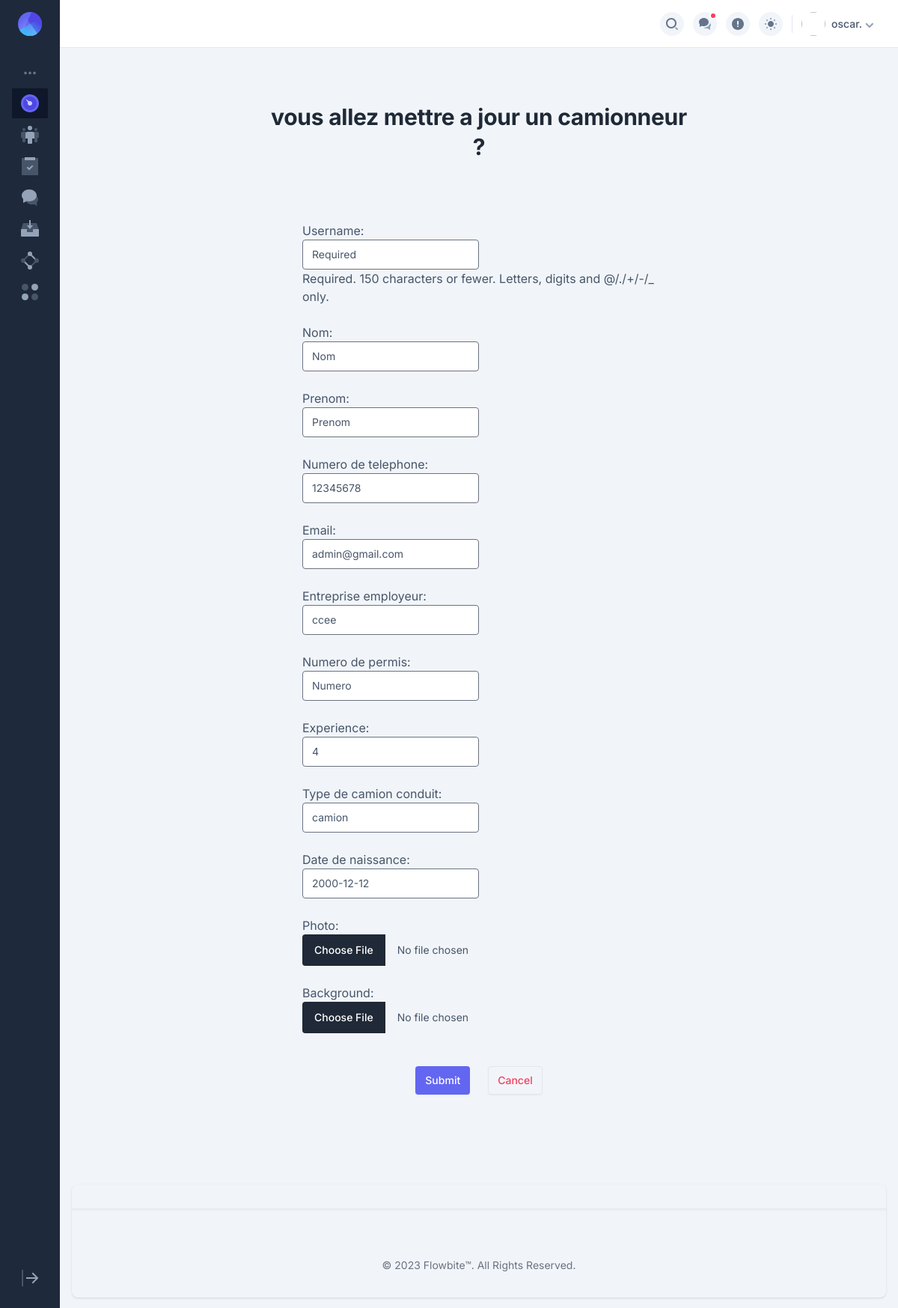
/camionneur/update_camionneur/5/ (signed in), run on the app's committed database.
### main_apps/client/models.py (models this page shows, shortened)
class Client(AbstractUser):
    orders = models.ManyToManyField('gestion.Order', through='ClientOrder', related_name='clients')
    photo = models.ImageField(upload_to='profile_pics/', blank=True)
    adresse = models.CharField(max_length=30)
    numero_telephone = models.CharField(max_length=15)
    bio = models.TextField(blank=True)
    date_of_birth = models.DateField(null=True, blank=True)
    phone_number = models.CharField(max_length=15, blank=True)
    location = models.CharField(max_length=100, blank=True)
    cover_picture = models.ImageField(upload_to='cover_picture/', blank=True)
    groups = models.ManyToManyField(
        'auth.Group',
        related_name='client_set',  # Add a unique related_name
        blank=True,
        help_text='The groups this user belongs to. A user will get all permissions granted to each of their groups.',
        verbose_name='groups',
    )
    user_permissions = models.ManyToManyField(
        'auth.Permission',
        related_name='client_set',  # Add a unique related_name
        blank=True,
        help_text='Specific permissions for this user.',
        verbose_name='user permissions',
    )
    USERNAME_FIELD = 'username'
    REQUIRED_FIELDS = ['email', 'numero_telephone']

### main_apps/comionneur/models.py (models this page shows, shortened)
class Camionneur(AbstractUser):
    STATUS_CHOICES = [
        ('actif', 'Actif'),
        ('inactif', 'Inactif'),
    ]
    id = models.AutoField(primary_key=True)
    nom = models.CharField(max_length=100)
    prenom = models.CharField(max_length=100)
    photo = models.ImageField(upload_to='media/', blank=True, null=True)
    background = models.ImageField(upload_to='background/', blank=True, null=True)
    date_de_naissance = models.DateField()
    adresse = models.CharField(max_length=255)
    numero_de_telephone = models.CharField(max_length=20)
    email = models.EmailField(unique=True)
    numero_de_permis = models.CharField(max_length=50)
    experience = models.IntegerField()  # en années
    entreprise_employeur = models.CharField(max_length=100)
    type_de_camion_conduit = models.CharField(max_length=100)
    disponibilite = models.BooleanField(default=True)
    statut_d_emploi = models.CharField(max_length=10, choices=STATUS_CHOICES, default='actif')
    groups = models.ManyToManyField(
        'auth.Group',
        related_name='camionneur_set',  # Add a unique related_name
        blank=True,
        help_text='The groups this user belongs to. A user will get all permissions granted to each of their groups.',
        verbose_name='groups',
    )
    user_permissions = models.ManyToManyField(
        'auth.Permission',
        related_name='camionneur_set',  # Add a unique related_name
        blank=True,
        help_text='Specific permissions for this user.',
        verbose_name='user permissions',
    )
    USERNAME_FIELD = 'username'
    REQUIRED_FIELDS = ['email', 'numero_de_telephone']
    class Meta:
        verbose_name = 'Camionneur'
        verbose_name_plural = 'Camionneurs'

### main_apps/comionneur/views.py (the view)
# urls.py: path('update_camionneur/<int:pk>/', views.update_camionneur, name='update_camionneur'),
@login_required(login_url='/account_login/')
@group_required('admin')
def update_camionneur(request,pk):
    camionneur = get_object_or_404(Camionneur, id=pk)
    if request.method == "POST":
        form = UpdateCamionneurForm(request.POST, request.FILES, instance=camionneur)
        if form.is_valid():
            form.save()
            return redirect('comionneur:list_camionneur')
    else:
        form = UpdateCamionneurForm(instance=camionneur)
    context = {
        'form': form,
        'camionneur': camionneur
    }
    return render(request, 'camionneur/update_camionneur.html', context)

### templates/camionneur/update_camionneur.html (shortened to what this page needs)
{% extends "_base.html" %}
{% load tailwind_filters %}
{% block content %}
<div class="px-2 py-10 sm:px-6 lg:px-8 lg:py-14 mx-auto">
  <div class="max-w-xl mx-auto">
    <div class="text-center">
      <h1 class="text-3xl font-bold text-gray-800 sm:text-4xl dark:text-white">
       vous allez mettre a jour un camionneur ?
      </h1>
    </div>
      <div class='p-12'>
        <form class="form-group-sm" action="{% url 'comionneur:update_camionneur' pk=camionneur.id %}" method="post">
          <div class="flex flex-wrap gap-6 -mx-3 mb-6 space-x-4 mt-8 rounded-full">
              {{ form|crispy }}
          </div>
          <div class='flex justify-center gap-6'>
              <input class='btn cfeqx cf1ce ceqwg mt-5 p-4' type="submit" value="Submit">
              <a class="btn dark:bg-slate-800 p-4 border-slate-200 mt-5 dark:border-slate-700 c46uo cm7vt c6tg6" href="{% url 'comionneur:list_camionneur' %}">Cancel</a>
          </div>
        </form>
      </div>
    </div>
  </div>
</div>
{% endblock content %}

### templates/_base.html (shortened to what this page needs)
{% load compress %}
{% load static %}
<!DOCTYPE html>
<html lang="en">
<head>
    {% compress css %}
    <link rel="stylesheet" href="{% static 'src/output.css' %}">
    {% endcompress %}
    <link href="{% static 'css/vendors/flatpickr.min.css' %}" rel="stylesheet">
    <link href="{% static 'style.css' %}" rel="stylesheet">
</head>
<body class="dark:text-slate-400 c3jt4 c6w4h c6vqo c0ndv csf1w" :class="{ 'sidebar-expanded': sidebarExpanded }" x-data="{ sidebarOpen: false, sidebarExpanded: localStorage.getItem('sidebar-expanded') == 'true' }" x-init="$watch('sidebarExpanded', value => localStorage.setItem('sidebar-expanded', value))">
    <div class="flex ct1ew c3z79">
        <div class="ckgm0">
            <div id="sidebar" class="flex 2xl:!w-64 ck6nx cyd4x c55qz cn5ln cd67z cq8pc c9ivf cz385 c3z79 csj4z ch8aq cufur cgpmj c6fr0 csmh2 c7n6y chmlm c6uf0 c76e0 cvqv9 cp9kb ck3vy c5mbg" :class="sidebarOpen ? 'translate-x-0' : '-translate-x-64'" @click.outside="sidebarOpen = false" @keydown.escape.window="sidebarOpen = false" x-cloak="lg">
                <div class="flex cmgwo cibhb ckgh8 chxpf">
                    <a class="block" href="{% url "gestion:gestion" %}">
                    </a>
                </div>
                <div class="c6kpa">
                    <div>
                        <h3 class="text-slate-500 cqosy cw3n3 c0qeg c70tm">
                            <span class="hidden 2xl:hidden cy96c c9pf1 cob4g co267 chcsl" aria-hidden="true">•••</span>
                        </h3>
                        <ul class="cabqp">
                            <li class="rounded-sm bg-slate-900 cyf82 cp8im cjm6w cfnh0" x-data="{ open: true }">
                                <a class="block cmo81 crp72 c5mjj c32al" href="#0" @click.prevent="open = !open; sidebarExpanded = true">
                                    <div class="flex items-center cmgwo">
                                        <div class="flex items-center">
                                        </div>
                                    </div>
                                </a>
                            </li>
                            <li class="rounded-sm cyf82 cp8im cjm6w cfnh0" x-data="{ open: false }">
                                <a class="block c1hrc cmo81 crp72 c5mjj c32al" href="#0" @click.prevent="open = !open; sidebarExpanded = true">
                                    <div class="flex items-center cmgwo">
                                        <div class="flex items-center">
                                        </div>
                                    </div>
                                </a>
                            </li>
                            <li class="rounded-sm cyf82 cp8im cjm6w cfnh0" x-data="{ open: false }">
                                <a class="block c1hrc cmo81 crp72 c5mjj c32al" href="#0" @click.prevent="open = !open; sidebarExpanded = true">
                                    <div class="flex items-center cmgwo">
                                        <div class="flex items-center">
                                            <svg class="c7n6y ceob2 chcsl" viewBox="0 0 24 24">
                                                <path class="c6w4h c3wll" d="M8 1v2H3v19h18V3h-5V1h7v23H1V1z"></path>
                                                <path class="c6w4h c3wll" d="M1 1h22v23H1z"></path>
                                                <path class="czgoy c3wll" d="M15 10.586L16.414 12 11 17.414 7.586 14 9 12.586l2 2zM5 0h14v4H5z"></path>
                                            </svg>
                                        </div>
                                    </div>
                                </a>
                            </li>
                            <li class="rounded-sm cyf82 cp8im cjm6w cfnh0">
                                <a class="block c1hrc cmo81 crp72 c5mjj c32al" href="messages.html">
                                    <div class="flex items-center cmgwo">
                                        <div class="flex items-center ckut6">
                                        </div>
                                    </div>
                                </a>
                            </li>
                            <li class="rounded-sm cyf82 cp8im cjm6w cfnh0">
                                <a class="block c1hrc cmo81 crp72 c5mjj c32al" href="inbox.html">
                                    <div class="flex items-center">
                                        <svg class="c7n6y ceob2 chcsl" viewBox="0 0 24 24">
                                            <path class="c6w4h c3wll" d="M16 13v4H8v-4H0l3-9h18l3 9h-8Z"></path>
                                            <path class="czgoy c3wll" d="m23.72 12 .229.686A.984.984 0 0 1 24 13v8a1 1 0 0 1-1 1H1a1 1 0 0 1-1-1v-8c0-.107.017-.213.051-.314L.28 12H8v4h8v-4H23.72ZM13 0v7h3l-4 5-4-5h3V0h2Z"></path>
                                        </svg>
                                    </div>
                                </a>
                            </li>
                            <li class="rounded-sm cyf82 cp8im cjm6w cfnh0" x-data="{ open: false }">
                                <a class="block c1hrc cmo81 crp72 c5mjj c32al" href="#0" @click.prevent="open = !open; sidebarExpanded = true">
                                    <div class="flex items-center cmgwo">
                                        <div class="flex items-center">
                                        </div>
                                    </div>
                                </a>
                            </li>
                            <li class="rounded-sm cyf82 cp8im cjm6w cfnh0" x-data="{ open: false }">
                                <a class="block c1hrc cmo81 crp72 c5mjj c32al" href="#0" @click.prevent="open = !open; sidebarExpanded = true">
                                    <div class="flex items-center cmgwo">
                                        <div class="flex items-center">
                                            <svg class="c7n6y ceob2 chcsl" viewBox="0 0 24 24">
                                                <circle class="czgoy c3wll" cx="18.5" cy="5.5" r="4.5"></circle>
                                                <circle class="c6w4h c3wll" cx="5.5" cy="5.5" r="4.5"></circle>
                                                <circle class="c6w4h c3wll" cx="18.5" cy="18.5" r="4.5"></circle>
                                                <circle class="czgoy c3wll" cx="5.5" cy="18.5" r="4.5"></circle>
                                            </svg>
                                        </div>
                                    </div>
                                </a>
                            </li>
                        </ul>
                    </div>
                </div>
                <div class="hidden 2xl:hidden justify-end cs8uq c9pf1 c1481 czx8a">
                    <div class="cjm6w cfnh0">
                        <button @click="sidebarExpanded = !sidebarExpanded">
                            <svg class="cazit c3wll ceob2 chcsl" viewBox="0 0 24 24">
                                <path class="czgoy" d="M19.586 11l-5-5L16 4.586 23.414 12 16 19.414 14.586 18l5-5H7v-2z"></path>
                                <path class="c6w4h" d="M3 23H1V1h2z"></path>
                            </svg>
                        </button>
                    </div>
                </div>
            </div>
        </div>
        <div class="flex c8gbp cqd18 c4ijw chmlm cy6kd">
            <header class="bg-white border-slate-200 dark:border-slate-700 ct3u3 cz4zt cfe53 cvqv9 ciegr">
                <div class="clpyc cj3hv c9r0z">
                    <div class="flex items-center cmgwo c2643 ciqso">
                        <div class="flex items-center cb7d8">
                            <div x-data="{ searchOpen: false }">
                                <button class="flex items-center justify-center rounded-full cu2ps cefxi ce4zx c6vqo chmgx c6dxj" :class="{ 'cr58u': searchOpen }" @click.prevent="searchOpen = true;if (searchOpen) $nextTick(()=>{$refs.searchInput.focus();});" aria-controls="search-modal">
                                </button>
                            </div>
                            <div class="inline-flex c4ijw" x-data="{ open: false }">
                                <button class="flex items-center justify-center rounded-full cu2ps cefxi ce4zx c6vqo chmgx c6dxj" :class="{ 'cr58u': open }" aria-haspopup="true" @click.prevent="open = !open" :aria-expanded="open">
                                    <div class="rounded-full ckkh5 c5khs c0vjv csmh2 cbe4h cke32 c75xa c5m9y cvqv9"></div>
                                </button>
                            </div>
                            <div class="inline-flex c4ijw" x-data="{ open: false }">
                                <button class="flex items-center justify-center rounded-full cu2ps cefxi ce4zx c6vqo chmgx c6dxj" :class="{ 'cr58u': open }" aria-haspopup="true" @click.prevent="open = !open" :aria-expanded="open">
                                    <svg class="cgmrc cm474" viewBox="0 0 16 16" xmlns="http://www.w3.org/2000/svg">
                                        <path class="text-slate-500 dark:text-slate-400 c3wll" d="M8 0C3.6 0 0 3.6 0 8s3.6 8 8 8 8-3.6 8-8-3.6-8-8-8zm0 12c-.6 0-1-.4-1-1s.4-1 1-1 1 .4 1 1-.4 1-1 1zm1-3H7V4h2v5z"></path>
                                    </svg>
                                </button>
                            </div>
                            <div>
                                <label class="flex items-center justify-center rounded-full cu2ps cefxi ce4zx cl9dd c6vqo chmgx c6dxj" for="light-switch">
                                </label>
                            </div>
                            <div class="inline-flex c4ijw" x-data="{ open: false }">
                                <button class="inline-flex justify-center items-center c2djl" aria-haspopup="true" @click.prevent="open = !open" :aria-expanded="open">
                                    {% if request.user.photo %}
                                        <img class="rounded-full chmgx c6dxj" {{ request.user.photo }} width="32" height="32">
                                    {% else %}
                                        <img class="rounded-full chmgx c6dxj" src="{% static 'path/to/default/image.jpg' %}" width="32" height="32">
                                    {% endif %}
                                    <div class="flex items-center c32al">
                                        <span class="text-sm cyefr c0vsa ch1ih cw92y c32al c9o7o">{{request.user.username}}.</span>
                                        <svg class="w-3 h-3 czgoy c3wll c7n6y csib2" viewBox="0 0 12 12">
                                            <path d="M5.9 11.4L.5 6l1.4-1.4 4 4 4-4L11.3 6z"></path>
                                        </svg>
                                    </div>
                                </button>
                            </div>
                        </div>
                    </div>
                </div>
            </header>
            <div class="container mx-auto mt-4">
                {% block content %}
                {% endblock content %}
            <footer class="bottom-fixed rounded-lg shadow dark:bg-gray-900 m-4">
                <hr class="my-6 border-gray-200 shadow sm:mx-auto dark:border-gray-700 lg:my-8" />
                <div class="w-full max-w-screen-xl  mx-auto p-4 md:py-8">
                    <span class="block text-sm text-gray-500 text-center sm:text-center dark:text-gray-400">© 2023 <a href="https://flowbite.com/" class="hover:underline">Flowbite™</a>. All Rights Reserved.</span>
                </div>
            </footer>
            </div>
        </div>
</body>
</html>

### data on the page
Client: user.username "oscar"
Camionneur: username "Required", nom "Nom", prenom "Prenom", numero_de_telephone "12345678", email "admin@gmail.com", entreprise_employeur "ccee", numero_de_permis "Numero", experience "4", type_de_camion_conduit "camion", date_de_naissance "2000-12-12"
